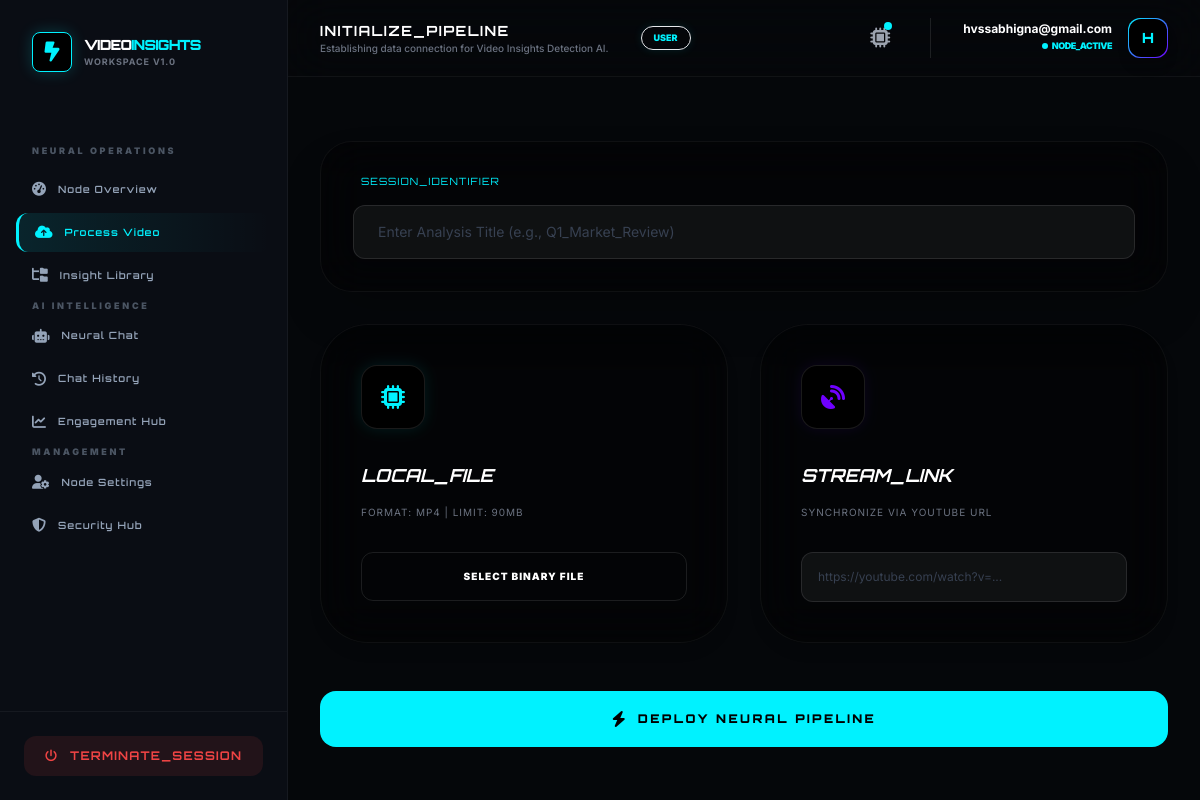
The app's page /portal/upload/ (signed in) with its own data.
### accounts/models.py (models this page shows, shortened)
class User(AbstractUser):
    username = None
    email = models.EmailField(unique=True)
    ROLE_CHOICES = (
        ('admin', 'Admin'),
        ('user', 'User'),
    )
    role = models.CharField(max_length=10, choices=ROLE_CHOICES, default='user')
    is_verified = models.BooleanField(default=False)
    login_count = models.PositiveIntegerField(default=0)
    USERNAME_FIELD = 'email'
    REQUIRED_FIELDS = []
    objects = CustomUserManager()

### videos/views.py (the view, shortened to what this page needs)
# urls.py: path('upload/', views.upload_video, name='upload_video'),
@login_required
def upload_video(request):
    return render(request, 'videos/upload_video.html')

### templates/videos/upload_video.html (shortened to what this page needs)
{% extends "base2.html" %}
{% block page_title %}INITIALIZE_PIPELINE{% endblock %}
{% block page_subtitle %}Establishing data connection for Video Insights Detection AI.{% endblock %}
{% block content %}
<div class="max-w-4xl mx-auto animate-fade-in">
    <form method="POST" enctype="multipart/form-data" id="upload-form" class="space-y-8">
        <div class="bg-black/40 border border-white/5 p-8 rounded-[2rem] backdrop-blur-xl shadow-2xl">
            <label class="orbitron text-[10px] text-[var(--accent-cyan)] uppercase tracking-widest block mb-4 ml-2">
                Session_Identifier
            </label>
            <input type="text" name="title" required
                   placeholder="Enter Analysis Title (e.g., Q1_Market_Review)"
                   class="w-full bg-white/5 border border-white/10 rounded-xl px-6 py-4 text-sm text-white
                          focus:outline-none focus:border-[var(--accent-cyan)] transition-all
                          placeholder:text-gray-700">
        </div>
        <div class="grid md:grid-cols-2 gap-8">
            <div class="bg-black/40 border border-white/5 p-10 rounded-[3rem] backdrop-blur-xl
                        hover:border-[var(--accent-cyan)]/30 transition-all group shadow-lg relative">
                <div class="w-16 h-16 bg-black border border-white/10 text-[var(--accent-cyan)]
                            rounded-2xl flex items-center justify-center mb-8
                            shadow-[0_0_15px_rgba(0,242,255,0.1)]
                            group-hover:shadow-[0_0_20px_var(--accent-cyan)] transition-all">
                    <i class="fa fa-microchip text-2xl"></i>
                </div>
                <h3 class="orbitron text-lg font-bold text-white mb-4 italic">LOCAL_FILE</h3>
                <p id="file-name"
                   class="text-gray-500 text-[10px] uppercase tracking-widest mb-8">
                    Format: MP4 | Limit: 90MB
                </p>
                <button type="button"
                        onclick="document.getElementById('fileInput').click()"
                        class="w-full py-4 rounded-xl border border-white/10
                               text-white font-black text-[10px]
                               uppercase tracking-widest hover:bg-white/5 transition-all">
                    Select Binary File
                </button>
            </div>
            <div class="bg-black/40 border border-white/5 p-10 rounded-[3rem] backdrop-blur-xl
                        hover:border-[var(--accent-purple)]/30 transition-all group shadow-lg">
                <div class="w-16 h-16 bg-black border border-white/10 text-[var(--accent-purple)]
                            rounded-2xl flex items-center justify-center mb-8
                            shadow-[0_0_15px_rgba(112,0,255,0.1)]
                            group-hover:shadow-[0_0_20px_var(--accent-purple)] transition-all">
                    <i class="fa fa-satellite-dish text-2xl"></i>
                </div>
                <h3 class="orbitron text-lg font-bold text-white mb-4 italic">STREAM_LINK</h3>
                <p class="text-gray-500 text-[10px] uppercase tracking-widest mb-8">
                    Synchronize via YouTube URL
                </p>
                <input type="url" name="youtube_url"
                       placeholder="https://youtube.com/watch?v=..."
                       class="w-full bg-white/5 border border-white/10 rounded-xl
                              px-4 py-4 text-xs text-white
                              focus:outline-none focus:border-[var(--accent-purple)]
                              transition-all placeholder:text-gray-700">
            </div>
        </div>
        <div class="pt-4">
            <button type="submit" id="deploy-btn"
                    class="group relative w-full overflow-hidden rounded-2xl
                           bg-[var(--accent-cyan)] px-8 py-5 transition-all
                           hover:scale-[1.02]
                           hover:shadow-[0_0_30px_rgba(0,242,255,0.4)]
                           active:scale-95">
                <div class="relative z-10 flex items-center justify-center gap-3">
                    <i class="fa fa-bolt text-black group-hover:animate-bounce"></i>
                    <span class="orbitron text-xs font-black uppercase
                                 tracking-[0.2em] text-black">
                        Deploy Neural Pipeline
                    </span>
                </div>
            </button>
        </div>
    </form>
</div>
{% endblock %}

### templates/base2.html (shortened to what this page needs)
<!DOCTYPE html>
<html lang="en">
<head>
    <script src="https://cdn.tailwindcss.com"></script>
    <link rel="stylesheet" href="https://cdnjs.cloudflare.com/ajax/libs/font-awesome/6.4.2/css/all.min.css">
</head>
<body class="min-h-screen flex">
<aside class="w-72 bg-[var(--sidebar-bg)] border-r border-white/5 hidden lg:flex flex-col sticky top-0 h-screen z-50">
    <div class="p-8">
        <a href="/" class="flex items-center gap-3">
            <div class="w-10 h-10 rounded-lg flex items-center justify-center bg-black border border-[var(--accent-cyan)] shadow-[0_0_15px_rgba(0,242,255,0.2)]">
                <i class="fa-solid fa-bolt-lightning text-xl text-[var(--accent-cyan)]"></i>
            </div>
            <div>
                <h2 class="orbitron text-sm font-black text-white tracking-tighter">VIDEO<span class="text-[var(--accent-cyan)]">INSIGHTS</span></h2>
                <p class="text-[9px] text-gray-500 uppercase tracking-widest font-bold">Workspace v1.0</p>
            </div>
        </a>
    </div>
    <nav class="flex-1 px-4 py-4 space-y-1 overflow-y-auto">
        {% if user.role == 'admin' %}
            {% include "partials/sidebar_admin.html" %}
        {% else %}
            {% include "partials/sidebar_user.html" %}
        {% endif %}
    </nav>
    <div class="p-6 border-t border-white/5">
        <a href="{% url 'logout' %}"
           class="flex items-center justify-center gap-3 px-4 py-3 rounded-xl bg-red-500/10 text-red-500 font-bold hover:bg-red-500 hover:text-white transition duration-300 orbitron text-xs tracking-widest">
            <i class="fa-solid fa-power-off"></i> TERMINATE_SESSION
        </a>
    </div>
</aside>
<div class="flex-1 flex flex-col min-w-0">
    <header class="bg-[var(--sidebar-bg)]/80 backdrop-blur-xl border-b border-white/5 sticky top-0 z-40 px-8 py-4 flex justify-between items-center">
        <div class="flex items-center gap-4">
             <div class="hidden sm:block">
                <h1 class="orbitron text-sm font-bold text-white tracking-widest uppercase">
                    {% block page_title %}Operational_Dashboard{% endblock page_title %}
                </h1>
                <p class="text-[10px] text-gray-500 font-medium">
                    {% block page_subtitle %}Synchronizing with Neural Pipeline...{% endblock page_subtitle %}
                </p>
             </div>
             <span class="bg-[var(--accent-cyan)]/10 text-[var(--accent-cyan)] text-[9px] uppercase font-black px-3 py-1 rounded-full ml-4 border border-[var(--accent-cyan)]/20 shadow-[0_0_10px_rgba(0,242,255,0.1)]">
                {{ user.role|default:"User" }}
             </span>
        </div>
        <div class="flex items-center gap-8">
            <div class="relative group">
                <button class="relative p-2 text-gray-400 hover:text-[var(--accent-cyan)] transition-colors">
                    <i class="fa-solid fa-microchip text-xl"></i>
                    <span class="absolute top-1.5 right-1.5 w-2 h-2 bg-[var(--accent-cyan)] rounded-full animate-pulse"></span>
                </button>
            </div>
            <div class="flex items-center gap-4 border-l border-white/10 pl-8">
                <div class="text-right hidden sm:block">
                    <p class="text-xs font-bold text-white leading-none mb-1">{{ user.email }}</p>
                    <p class="text-[9px] text-[var(--accent-cyan)] font-black uppercase flex items-center justify-end gap-1 tracking-tighter">
                        <span class="w-1.5 h-1.5 bg-[var(--accent-cyan)] rounded-full animate-ping"></span> NODE_ACTIVE
                    </p>
                </div>
                <div class="w-10 h-10 rounded-xl bg-gradient-to-br from-[var(--accent-cyan)] to-[var(--accent-purple)] p-[1px] shadow-lg">
                    <div class="w-full h-full bg-black rounded-xl flex items-center justify-center text-[var(--accent-cyan)] font-black orbitron text-sm">
                        {{ user.email|first|upper }}
                    </div>
                </div>
            </div>
        </div>
    </header>
    <main class="flex-1 p-8 overflow-y-auto">
        <div class="max-w-7xl mx-auto animate-fade-in">
            {% block content %}{% endblock content %}
        </div>
    </main>
</div>
</body>
</html>

### templates/base2.html (style rules this page uses)
:root { --bg-workspace: #05070a; --sidebar-bg: #0a0d14; --accent-cyan: #00f2ff; --accent-purple: #7000ff; --card-dark: #10141d; }
body { font-family: 'Inter', sans-serif; background-color: var(--bg-workspace); color: #e2e8f0; }
.orbitron { font-family: 'Orbitron', sans-serif; }
.animate-fade-in { animation: fadeIn 0.3s ease-out; }

### records on screen
User: role "USER", email "hvssabhigna@gmail.com", email|first "H"
